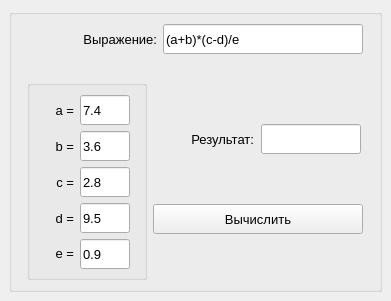
<?xml version="1.0" encoding="UTF-8"?>
<ui version="4.0">
 <class>MainWindow</class>
 <widget class="QMainWindow" name="MainWindow">
  <property name="geometry">
   <rect>
    <x>0</x>
    <y>0</y>
    <width>391</width>
    <height>301</height>
   </rect>
  </property>
  <property name="windowTitle">
   <string>MainWindow</string>
  </property>
  <widget class="QWidget" name="centralwidget">
   <layout class="QGridLayout" name="gridLayout_4">
    <item row="0" column="0">
     <widget class="QGroupBox" name="groupBox_2">
      <property name="title">
       <string/>
      </property>
      <layout class="QGridLayout" name="gridLayout_3">
       <item row="0" column="0">
        <layout class="QGridLayout" name="gridLayout">
         <item row="2" column="1">
          <layout class="QVBoxLayout" name="verticalLayout_2">
           <item>
            <layout class="QHBoxLayout" name="horizontalLayout_7">
             <item>
              <widget class="QLabel" name="label_7">
               <property name="minimumSize">
                <size>
                 <width>100</width>
                 <height>30</height>
                </size>
               </property>
               <property name="maximumSize">
                <size>
                 <width>100</width>
                 <height>30</height>
                </size>
               </property>
               <property name="font">
                <font>
                 <pointsize>10</pointsize>
                </font>
               </property>
               <property name="text">
                <string>Результат:</string>
               </property>
               <property name="alignment">
                <set>Qt::AlignRight|Qt::AlignTrailing|Qt::AlignVCenter</set>
               </property>
              </widget>
             </item>
             <item>
              <widget class="QLineEdit" name="lineEditResult">
               <property name="enabled">
                <bool>true</bool>
               </property>
               <property name="minimumSize">
                <size>
                 <width>100</width>
                 <height>30</height>
                </size>
               </property>
               <property name="maximumSize">
                <size>
                 <width>100</width>
                 <height>30</height>
                </size>
               </property>
               <property name="font">
                <font>
                 <pointsize>10</pointsize>
                </font>
               </property>
               <property name="text">
                <string/>
               </property>
               <property name="readOnly">
                <bool>true</bool>
               </property>
              </widget>
             </item>
            </layout>
           </item>
           <item>
            <widget class="QPushButton" name="pushButtonCalculate">
             <property name="enabled">
              <bool>true</bool>
             </property>
             <property name="minimumSize">
              <size>
               <width>210</width>
               <height>30</height>
              </size>
             </property>
             <property name="maximumSize">
              <size>
               <width>210</width>
               <height>30</height>
              </size>
             </property>
             <property name="font">
              <font>
               <pointsize>10</pointsize>
              </font>
             </property>
             <property name="text">
              <string>Вычислить</string>
             </property>
            </widget>
           </item>
          </layout>
         </item>
         <item row="0" column="0" colspan="2">
          <layout class="QHBoxLayout" name="horizontalLayout_6">
           <item>
            <widget class="QLabel" name="label">
             <property name="font">
              <font>
               <pointsize>10</pointsize>
              </font>
             </property>
             <property name="text">
              <string>Выражение:</string>
             </property>
             <property name="alignment">
              <set>Qt::AlignRight|Qt::AlignTrailing|Qt::AlignVCenter</set>
             </property>
            </widget>
           </item>
           <item>
            <widget class="QLineEdit" name="lineEditExpression">
             <property name="minimumSize">
              <size>
               <width>200</width>
               <height>30</height>
              </size>
             </property>
             <property name="maximumSize">
              <size>
               <width>200</width>
               <height>30</height>
              </size>
             </property>
             <property name="font">
              <font>
               <pointsize>10</pointsize>
              </font>
             </property>
             <property name="text">
              <string>(a+b)*(c-d)/e</string>
             </property>
            </widget>
           </item>
          </layout>
         </item>
         <item row="2" column="0">
          <widget class="QGroupBox" name="groupBox">
           <property name="minimumSize">
            <size>
             <width>120</width>
             <height>200</height>
            </size>
           </property>
           <property name="maximumSize">
            <size>
             <width>120</width>
             <height>200</height>
            </size>
           </property>
           <property name="title">
            <string/>
           </property>
           <layout class="QGridLayout" name="gridLayout_2">
            <item row="0" column="0">
             <layout class="QVBoxLayout" name="verticalLayout">
              <item>
               <layout class="QHBoxLayout" name="horizontalLayout">
                <item>
                 <widget class="QLabel" name="label_2">
                  <property name="minimumSize">
                   <size>
                    <width>30</width>
                    <height>20</height>
                   </size>
                  </property>
                  <property name="maximumSize">
                   <size>
                    <width>30</width>
                    <height>20</height>
                   </size>
                  </property>
                  <property name="font">
                   <font>
                    <pointsize>10</pointsize>
                   </font>
                  </property>
                  <property name="text">
                   <string>a =</string>
                  </property>
                  <property name="alignment">
                   <set>Qt::AlignRight|Qt::AlignTrailing|Qt::AlignVCenter</set>
                  </property>
                 </widget>
                </item>
                <item>
                 <widget class="QLineEdit" name="lineEditA">
                  <property name="minimumSize">
                   <size>
                    <width>50</width>
                    <height>30</height>
                   </size>
                  </property>
                  <property name="maximumSize">
                   <size>
                    <width>50</width>
                    <height>30</height>
                   </size>
                  </property>
                  <property name="font">
                   <font>
                    <pointsize>10</pointsize>
                   </font>
                  </property>
                  <property name="text">
                   <string>7.4</string>
                  </property>
                 </widget>
                </item>
               </layout>
              </item>
              <item>
               <layout class="QHBoxLayout" name="horizontalLayout_2">
                <item>
                 <widget class="QLabel" name="label_3">
                  <property name="minimumSize">
                   <size>
                    <width>30</width>
                    <height>20</height>
                   </size>
                  </property>
                  <property name="maximumSize">
                   <size>
                    <width>30</width>
                    <height>20</height>
                   </size>
                  </property>
                  <property name="font">
                   <font>
                    <pointsize>10</pointsize>
                   </font>
                  </property>
                  <property name="text">
                   <string>b =</string>
                  </property>
                  <property name="alignment">
                   <set>Qt::AlignRight|Qt::AlignTrailing|Qt::AlignVCenter</set>
                  </property>
                 </widget>
                </item>
                <item>
                 <widget class="QLineEdit" name="lineEditB">
                  <property name="minimumSize">
                   <size>
                    <width>50</width>
                    <height>30</height>
                   </size>
                  </property>
                  <property name="maximumSize">
                   <size>
                    <width>50</width>
                    <height>30</height>
                   </size>
                  </property>
                  <property name="font">
                   <font>
                    <pointsize>10</pointsize>
                   </font>
                  </property>
                  <property name="text">
                   <string>3.6</string>
                  </property>
                 </widget>
                </item>
               </layout>
              </item>
              <item>
               <layout class="QHBoxLayout" name="horizontalLayout_3">
                <item>
                 <widget class="QLabel" name="label_4">
                  <property name="minimumSize">
                   <size>
                    <width>30</width>
                    <height>20</height>
                   </size>
                  </property>
                  <property name="maximumSize">
                   <size>
                    <width>30</width>
                    <height>20</height>
                   </size>
                  </property>
                  <property name="font">
                   <font>
                    <pointsize>10</pointsize>
                   </font>
                  </property>
                  <property name="text">
                   <string>c =</string>
                  </property>
                  <property name="alignment">
                   <set>Qt::AlignRight|Qt::AlignTrailing|Qt::AlignVCenter</set>
                  </property>
                 </widget>
                </item>
                <item>
                 <widget class="QLineEdit" name="lineEditC">
                  <property name="minimumSize">
                   <size>
                    <width>50</width>
                    <height>30</height>
                   </size>
                  </property>
                  <property name="maximumSize">
                   <size>
                    <width>50</width>
                    <height>30</height>
                   </size>
                  </property>
                  <property name="font">
                   <font>
                    <pointsize>10</pointsize>
                   </font>
                  </property>
                  <property name="text">
                   <string>2.8</string>
                  </property>
                 </widget>
                </item>
               </layout>
              </item>
              <item>
               <layout class="QHBoxLayout" name="horizontalLayout_4">
                <item>
                 <widget class="QLabel" name="label_5">
                  <property name="minimumSize">
                   <size>
                    <width>30</width>
                    <height>20</height>
                   </size>
                  </property>
                  <property name="maximumSize">
                   <size>
                    <width>30</width>
                    <height>20</height>
                   </size>
                  </property>
                  <property name="font">
                   <font>
                    <pointsize>10</pointsize>
                   </font>
                  </property>
                  <property name="text">
                   <string>d =</string>
                  </property>
                  <property name="alignment">
                   <set>Qt::AlignRight|Qt::AlignTrailing|Qt::AlignVCenter</set>
                  </property>
                 </widget>
                </item>
                <item>
                 <widget class="QLineEdit" name="lineEditD">
                  <property name="minimumSize">
                   <size>
                    <width>50</width>
                    <height>30</height>
                   </size>
                  </property>
                  <property name="maximumSize">
                   <size>
                    <width>50</width>
                    <height>30</height>
                   </size>
                  </property>
                  <property name="font">
                   <font>
                    <pointsize>10</pointsize>
                   </font>
                  </property>
                  <property name="text">
                   <string>9.5</string>
                  </property>
                 </widget>
                </item>
               </layout>
              </item>
              <item>
               <layout class="QHBoxLayout" name="horizontalLayout_5">
                <item>
                 <widget class="QLabel" name="label_6">
                  <property name="minimumSize">
                   <size>
                    <width>30</width>
                    <height>20</height>
                   </size>
                  </property>
                  <property name="maximumSize">
                   <size>
                    <width>30</width>
                    <height>20</height>
                   </size>
                  </property>
                  <property name="font">
                   <font>
                    <pointsize>10</pointsize>
                   </font>
                  </property>
                  <property name="text">
                   <string>e =</string>
                  </property>
                  <property name="alignment">
                   <set>Qt::AlignRight|Qt::AlignTrailing|Qt::AlignVCenter</set>
                  </property>
                 </widget>
                </item>
                <item>
                 <widget class="QLineEdit" name="lineEditE">
                  <property name="minimumSize">
                   <size>
                    <width>50</width>
                    <height>30</height>
                   </size>
                  </property>
                  <property name="maximumSize">
                   <size>
                    <width>50</width>
                    <height>30</height>
                   </size>
                  </property>
                  <property name="font">
                   <font>
                    <pointsize>10</pointsize>
                   </font>
                  </property>
                  <property name="text">
                   <string>0.9</string>
                  </property>
                 </widget>
                </item>
               </layout>
              </item>
             </layout>
            </item>
           </layout>
          </widget>
         </item>
         <item row="1" column="0">
          <spacer name="verticalSpacer_2">
           <property name="orientation">
            <enum>Qt::Vertical</enum>
           </property>
           <property name="sizeHint" stdset="0">
            <size>
             <width>20</width>
             <height>40</height>
            </size>
           </property>
          </spacer>
         </item>
        </layout>
       </item>
      </layout>
     </widget>
    </item>
   </layout>
  </widget>
 </widget>
 <resources/>
 <connections/>
</ui>
